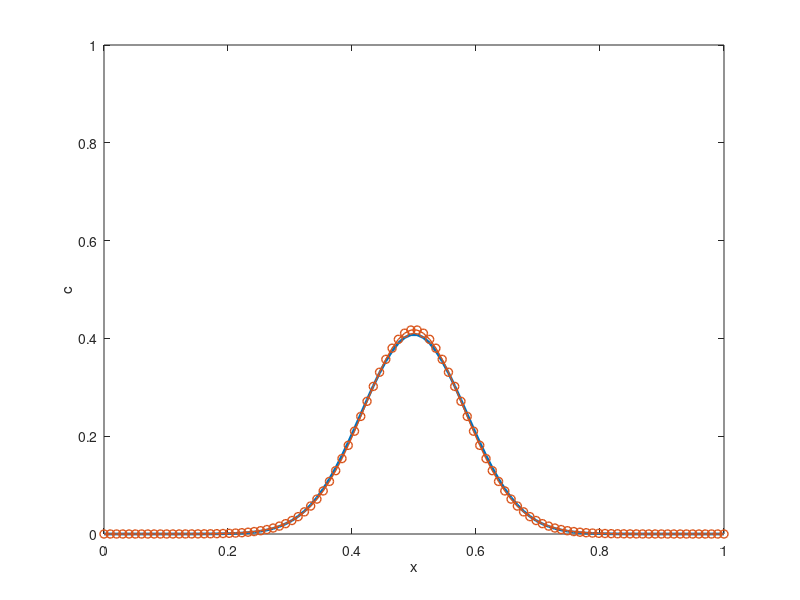

Source code (MATLAB):
clear;

% domain
xL = 0;
xR = 1;

% diffusion coefficient
D = 0.6;

% boundary conditions
cL = @(t) 0;
cR = @(t) 0;

% source term
f = @(t,x) 0;

% initial conditions
x0 = 0.5;
tau = 0.001;
c_start = @(x) sqrt(4*pi*D*tau)/sqrt(4*pi*D*(tau)) * exp(-(x-x0)^2/(4*D*(tau)));

% time interval
t_start = 0;
t_final = 0.005;

% exact solution
tau = 0.001;
c_exact = @(t,x) sqrt(4*pi*D*tau)/sqrt(4*pi*D*(t+tau)) * exp(-(x-x0)^2/(4*D*(t+tau)));

% space discretization
Nx = 100;
x = linspace(xL, xR, Nx);
dx = (xR-xL)/(Nx-1);

% time-step 
dt = 5*dx*dx/2/D;
%dt = 0.01*dx;

c_old = zeros(1,Nx);
c_new = zeros(1,Nx);
c_exa = zeros(1,Nx);

for i = 1:Nx
    c_old(i) = c_start(x(i));
end

t = t_start;

% Create sparse matrix and allocate memory for right-hand side
A = sparse(Nx,Nx);
RHS = zeros(Nx,1);

% Calculate the matrix before the while-loop to save time
% internal points
for i = 2:Nx-1
    A(i,i) = 1+2*dt*D/dx/dx;
    A(i,i-1) = -dt*D/dx/dx;
    A(i,i+1) = -dt*D/dx/dx;
end

% boundary points
A(1,1) = 1;
A(Nx,Nx) = 1;
    
while t < t_final
    
    if t + dt > t_final
        dt = t_final-t;
            
        % need to recalculate the matrix since dt has changed
        % internal points
        for i = 2:Nx-1
            A(i,i) = 1+2*dt*D/dx/dx;
            A(i,i-1) = -dt*D/dx/dx;
            A(i,i+1) = -dt*D/dx/dx;
        end
    end
    
    % internal points
    for i = 2:Nx-1
        RHS(i) = c_old(i) + dt*f(t+dt,x(i));
    end
    
    % boundary points
    RHS(1) = cL(t+dt);
    RHS(Nx) = cR(t+dt);
    
    % solve system of equations
    c_new = A\RHS;
    
    c_old = c_new;
    t = t+dt;
    
    for i = 1:Nx
        c_exa(i) = c_exact(t,x(i));
    end
    
    plot(x,c_exa,'LineWidth',2);
    hold on
    plot(x,c_new,'o-','LineWidth',1);
    hold off
    xlabel('x');
    ylabel('c');
    axis([xL xR 0 1]);
    pause(dt);
    
end